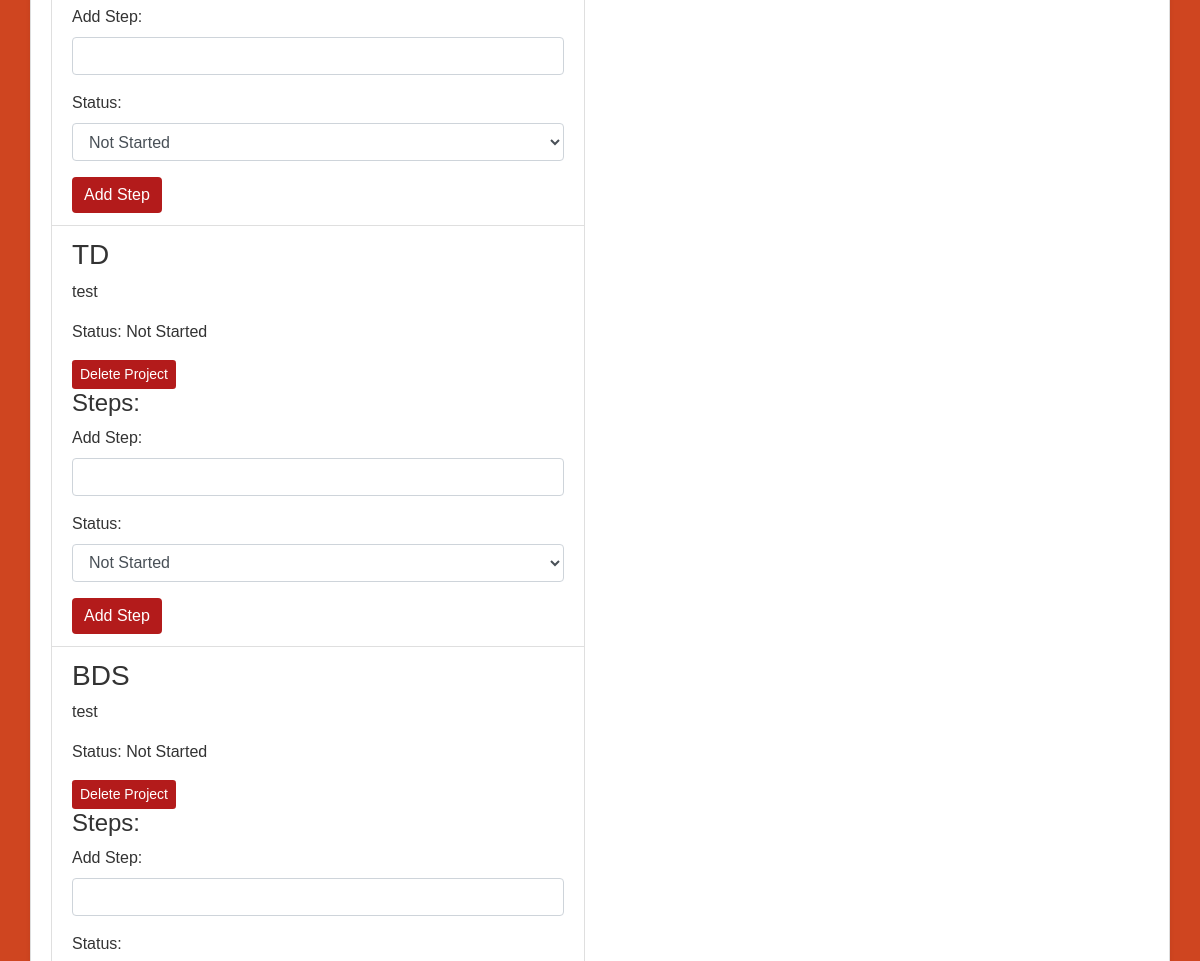
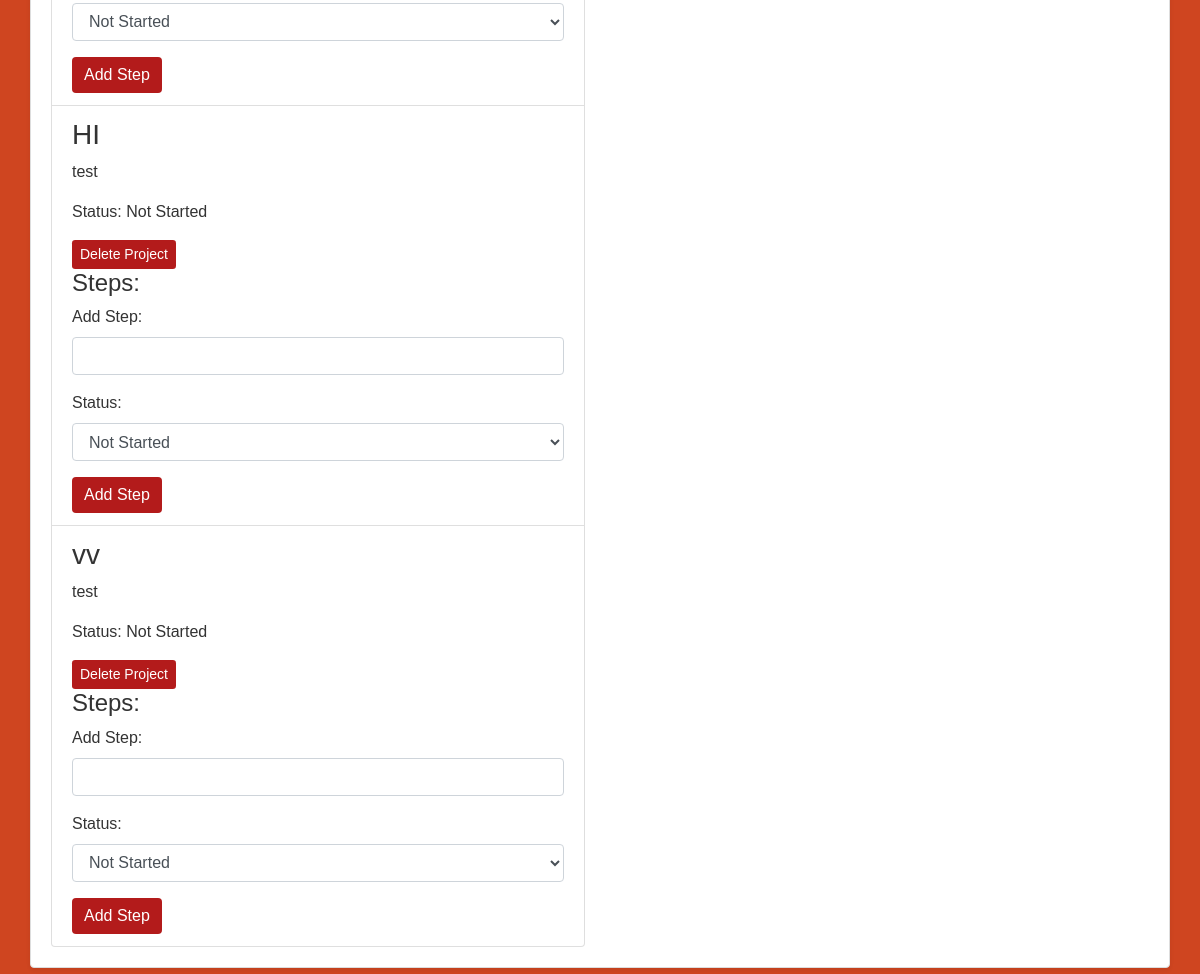
The page /project_management/ (signed in, lower part) on the database as committed earlier (2 pictures, top to bottom).
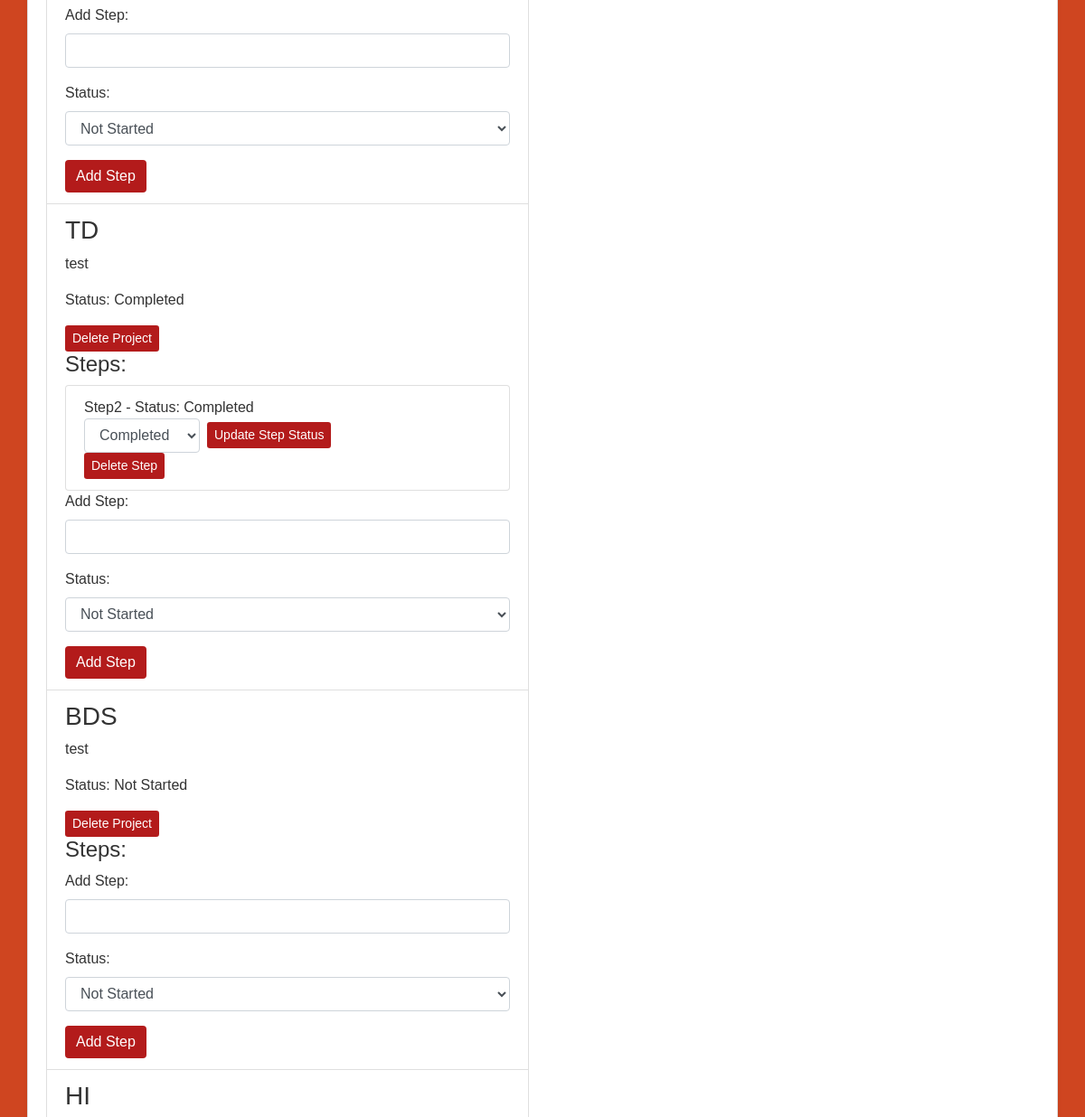
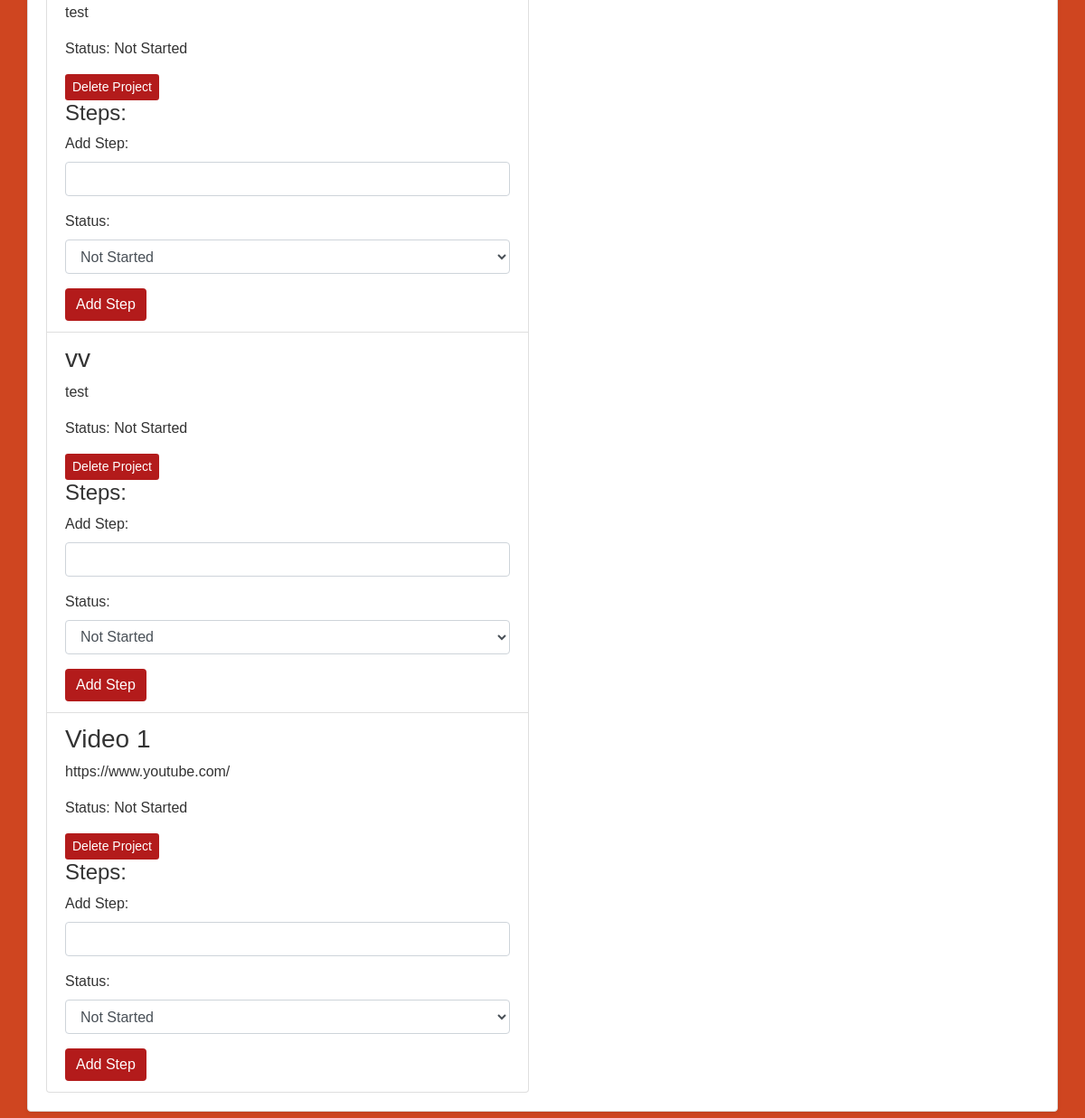
The same page on the database as committed later (2 pictures, top to bottom).
### projects/models.py (models this page shows, shortened)
class Project(models.Model):
    STATUS_CHOICES = (
        ('Not Started', 'Not Started'),
        ('Incompleted', 'Incompleted'),
        ('Completed', 'Completed'),
    )
    name = models.CharField(max_length=100)
    description = models.TextField(max_length=100)
    status = models.CharField(max_length=12, choices=STATUS_CHOICES, default='Not Started')
    user = models.ForeignKey(settings.AUTH_USER_MODEL, on_delete=models.CASCADE)
    week = models.IntegerField(choices=[(i, f"Week {i}") for i in range(1, 11)], null=True)

class Step(models.Model):
    STATUS_CHOICES = (
        ('Not Started', 'Not Started'),
        ('In Progress', 'In Progress'),
        ('Completed', 'Completed'),
    )
    project = models.ForeignKey(Project, on_delete=models.CASCADE, related_name='steps')
    name = models.CharField(max_length=100)
    status = models.CharField(max_length=12, choices=STATUS_CHOICES, default='Not Started')

### projects/views.py (the view)
# urls.py: path('project_management/', views.project_management, name='project_management'),
@login_required
def project_management(request):
    if request.method == 'POST':
        form = ProjectForm(request.POST)
        if form.is_valid():
            project = form.save(commit=False)
            project.user = request.user
            form.save()
            return redirect('project_management')
    else:
        form = ProjectForm()
    projects = Project.objects.all()
    return render(request, 'project_management.html', {'form': form, 'projects': projects})

### projects/forms.py
class ProjectForm(forms.ModelForm):
    class Meta:
        model = Project
        fields = ['name', 'description', 'week']

### projects/templates/project_management.html (shortened to what this page needs)
<!DOCTYPE html>
<html lang="en">
<head>
    <link rel="stylesheet" href="https://maxcdn.bootstrapcdn.com/bootstrap/4.5.2/css/bootstrap.min.css">
    {% load static %}
    <link rel="stylesheet" href="{% static 'css/project_management.css' %}">
</head>
<body>
    <div class="container">
        <div class="row">
            <div class="col-md-6">
                <ul class="list-group">
                    {% for project in projects %}
                        <li class="list-group-item">
                            <h3>{{ project.name }}</h3>
                            <p>{{ project.description }}</p>
                            <p>Status: {{ project.status }}</p>
                            <a href="{% url 'delete_project' project.id %}" class="btn btn-danger btn-sm">Delete Project</a>
                            <h4>Steps:</h4>
                            <ul class="list-group">
                                {% for step in project.steps.all %}
                                    <li class="list-group-item">
                                        {{ step.name }} - Status: {{ step.status }}
                                        <form method="post" action="{% url 'edit_step_status' step.id %}" class="form-inline">
                                            <select name="status" class="form-control mr-2">
                                                <option value="Completed" {% if step.status == "Completed" %} selected {% endif %}>Completed</option>
                                            </select>
                                            <button type="submit" class="btn btn-sm btn-primary">Update Step Status</button>
                                        </form>
                                        <a href="{% url 'delete_step' step.id %}" class="btn btn-sm btn-danger">Delete Step</a>
                                    </li>
                                {% endfor %}
                            </ul>
                            <form method="post" action="{% url 'add_step' project.id %}" class="form">
                                <div class="form-group">
                                    <label for="step_name">Add Step:</label>
                                    <input type="text" name="step_name" required class="form-control">
                                </div>
                                <div class="form-group">
                                    <label for="step_status">Status:</label>
                                    <select name="step_status" class="form-control">
                                        <option value="Not Started">Not Started</option>
                                    </select>
                                </div>
                                <button type="submit" class="btn btn-primary">Add Step</button>
                            </form>
                        </li>
                    {% endfor %}
                </ul>
            </div>
            <div class="col-md-6">
            </div>
        </div>
    </div>
</body>
</html>

Rows that differ between the two databases and show on the page:
changed Project "TD": status "Not Started" → "Completed"
added Step: name "Step2", status "Completed", shown under Project "TD"
added Project: name "Video 1", description "https://www.youtube.com/", status "Not Started"
